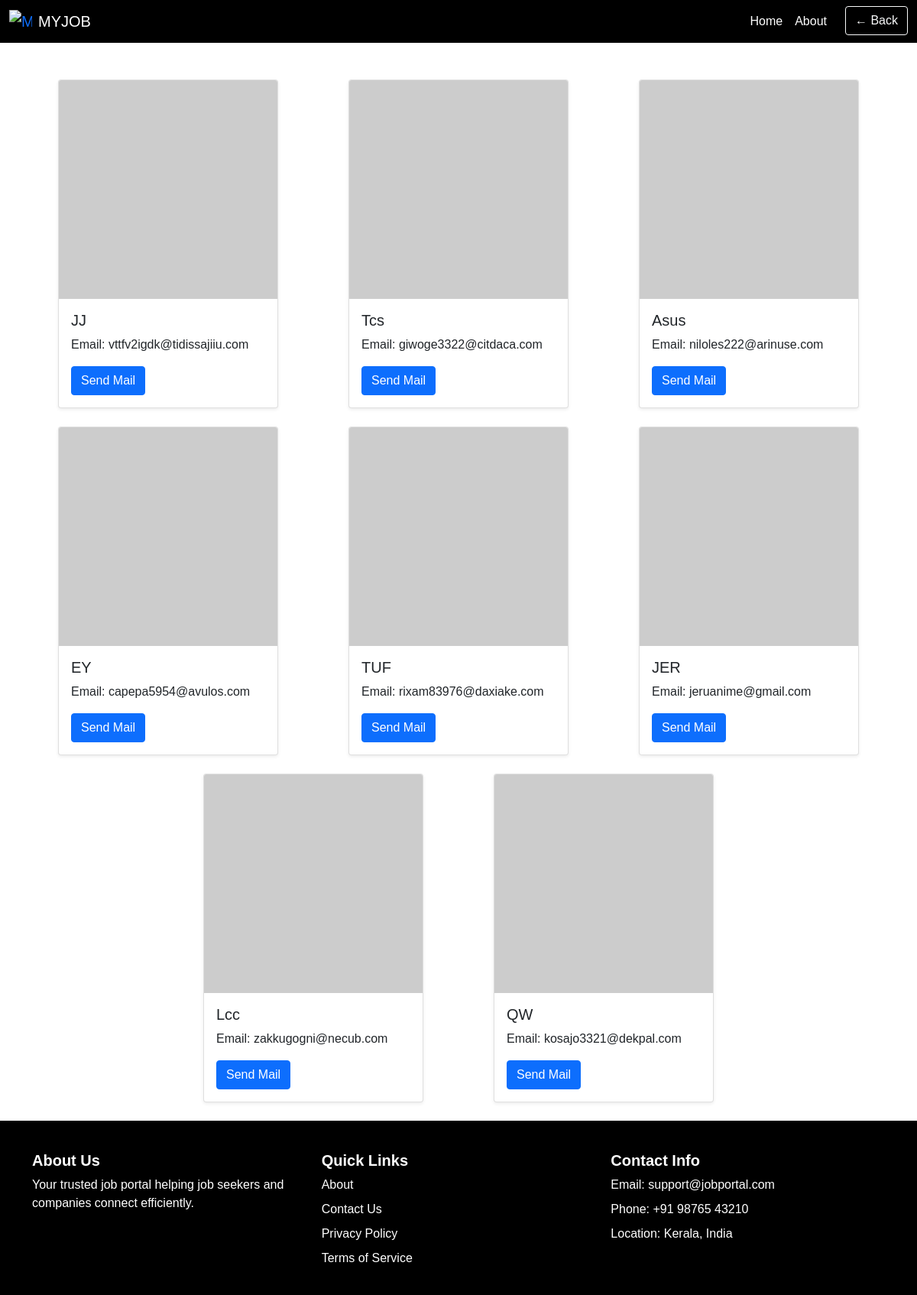
The page /viewcompany/ on the database its author committed.
### jobapp/models.py (models this page shows)
class companymodel(models.Model):
    user=models.OneToOneField(User,on_delete=models.CASCADE)
    auth_token=models.CharField(max_length=100)
    is_verified=models.BooleanField(default=False)
    created_at=models.DateTimeField(auto_now_add=True)

### jobapp/views.py (the view)
# urls.py: path('viewcompany/', viewcompany),
def viewcompany(request):
    d=companymodel.objects.all()
    return render(request,'viewcompany.html',{'d':d})

### jobapp/templates/viewcompany.html (shortened to what this page needs)
<!DOCTYPE html>
<html lang="en">
<head>
  <link href="https://cdn.jsdelivr.net/npm/bootstrap@5.0.2/dist/css/bootstrap.min.css" rel="stylesheet">
</head>
<body>
<nav class="navbar navbar-expand-lg">
  <div class="container-fluid">
    <a class="navbar-brand d-flex align-items-center" href="/">
      <img src="https://as2.ftcdn.net/v2/jpg/10/04/10/53/1000_F_1004105360_BaJnSx8DNE660NFMoi2GRB4rUPy1lbXr.jpg" alt="MYJOB Logo" width="30" height="30" class="me-2">
      <span>MYJOB</span>
    </a>
    <div class="collapse navbar-collapse" id="navbarNavDropdown">
      <ul class="navbar-nav ms-auto">
        <li class="nav-item"><a class="nav-link" href="/">Home</a></li>
        <li class="nav-item"><a class="nav-link" href="/about">About</a></li>
        <li class="nav-item ms-3">
          <button onclick="history.back()" class="btn btn-outline-light">← Back</button>
        </li>
      </ul>
    </div>
  </div>
</nav>
<main class="container mt-5">
  <div class="row justify-content-center">
    {% for i in d %}
    <div class="col-md-4 mb-4 d-flex justify-content-center">
      <div class="card shadow-sm" style="width: 18rem;">
        <img src="https://via.placeholder.com/150" class="card-img-top" alt="User Image">
        <div class="card-body">
          <h5 class="card-title">{{ i.user.username }}</h5>
          <p class="card-text">Email: {{ i.user.email }}</p>
          <a href="/sendmail/{{i.id}}/" class="btn btn-primary">Send Mail</a>
        </div>
      </div>
    </div>
    {% endfor %}
  </div>
</main>
<footer>
  <div class="container footer-container">
    <div>
      <h5>About Us</h5>
      <p>Your trusted job portal helping job seekers and companies connect efficiently.</p>
    </div>
    <div>
      <h5>Quick Links</h5>
      <ul>
        <li><a href="/about">About</a></li>
        <li><a href="/contact">Contact Us</a></li>
        <li><a href="/privacy">Privacy Policy</a></li>
        <li><a href="/terms">Terms of Service</a></li>
      </ul>
    </div>
    <div>
      <h5>Contact Info</h5>
      <ul>
        <li>Email: support@jobportal.com</li>
        <li>Phone: +91 98765 43210</li>
        <li>Location: Kerala, India</li>
      </ul>
    </div>
  </div>
</footer>
</body>
</html>

### jobapp/templates/viewcompany.html (style rules this page uses)
html, body { height: 100%; margin: 0; padding: 0; font-family: Arial, sans-serif; display: flex; flex-direction: column; }
body { background-image: url(''); background-size: cover; background-repeat: no-repeat; background-position: center; }
.navbar { background-color: #000 !important; }
.navbar-nav .nav-link, .navbar-brand span { color: white !important; }
main { flex: 1 0 auto; }
footer { flex-shrink: 0; background-color: #000; color: white; padding: 40px 20px 20px 20px; }
.footer-container { display: flex; flex-wrap: wrap; justify-content: space-between; gap: 20px; }
.footer-container div { flex: 1 1 250px; }
footer h5 { font-weight: bold; }
footer ul { list-style: none; padding-left: 0; }
footer ul li { margin-bottom: 8px; }
footer a { color: white; text-decoration: none; }

### rows shown on the page
companymodel: user.username "JJ", user.email "vttfv2igdk@tidissajiiu.com"
companymodel: user.username "Tcs", user.email "giwoge3322@citdaca.com"
companymodel: user.username "Asus", user.email "niloles222@arinuse.com"
companymodel: user.username "EY", user.email "capepa5954@avulos.com"
companymodel: user.username "TUF", user.email "rixam83976@daxiake.com"
companymodel: user.username "JER", user.email "jeruanime@gmail.com"
companymodel: user.username "Lcc", user.email "zakkugogni@necub.com"
companymodel: user.username "QW", user.email "kosajo3321@dekpal.com"
